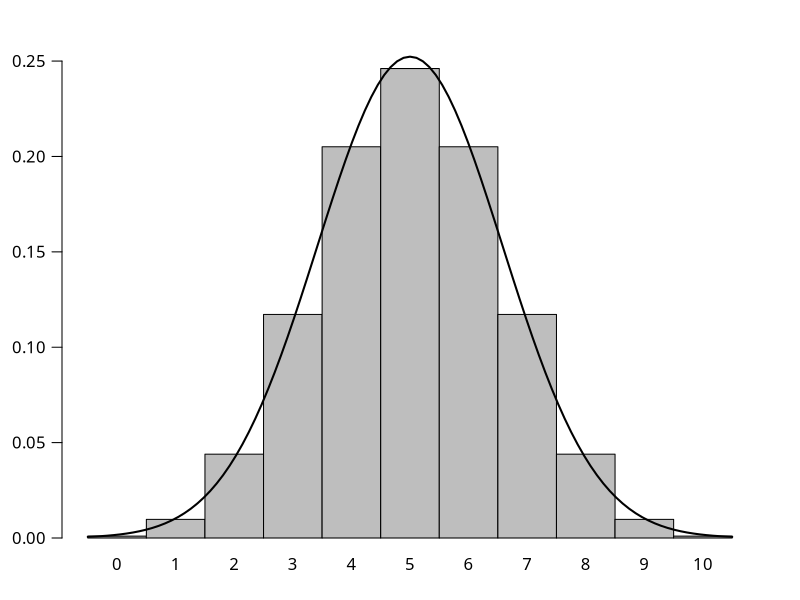

Here is the R script that generated this plot:
quartz(type="pdf", file="dbinom_normal.pdf", width=7, height=4)
par(family="HiraKakuProN-W3")
par(mgp=c(2,0.8,0)) # title and axis margins. default: c(3,1,0)
par(mar=c(3,3,2,2)+0.1) # bottom, left, top, right margins. default: c(5,4,4,2)+0.1
barplot(dbinom(0:10,10,0.5), names.arg=0:10, space=0, ylim=c(0,0.26), las=1)
curve(dnorm(x, 5.5, sqrt(2.5)), lwd=2, add=TRUE)
dev.off()
